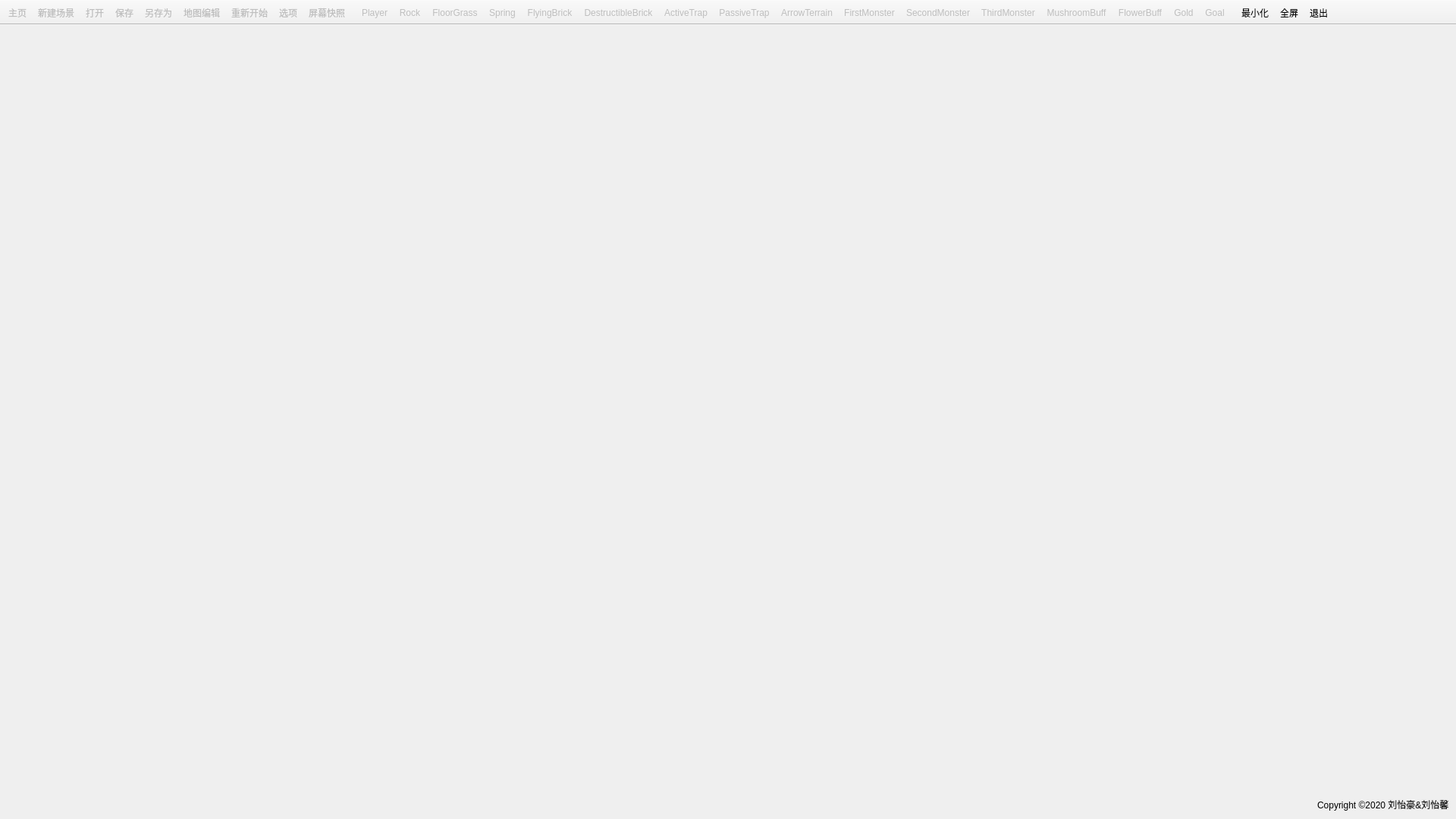
<?xml version="1.0" encoding="UTF-8"?>
<ui version="4.0">
 <class>MainWindow</class>
 <widget class="QMainWindow" name="MainWindow">
  <property name="geometry">
   <rect>
    <x>0</x>
    <y>0</y>
    <width>1920</width>
    <height>1080</height>
   </rect>
  </property>
  <property name="windowTitle">
   <string>MainWindow</string>
  </property>
  <widget class="QWidget" name="centralwidget">
   <layout class="QVBoxLayout" name="verticalLayout_2">
    <item>
     <widget class="Scene" name="scene" native="true">
      <property name="sizePolicy">
       <sizepolicy hsizetype="Preferred" vsizetype="Expanding">
        <horstretch>0</horstretch>
        <verstretch>0</verstretch>
       </sizepolicy>
      </property>
     </widget>
    </item>
    <item>
     <layout class="QHBoxLayout" name="horizontalLayout">
      <item>
       <widget class="QLabel" name="stateLabel">
        <property name="text">
         <string/>
        </property>
       </widget>
      </item>
      <item>
       <spacer name="horizontalSpacer_3">
        <property name="orientation">
         <enum>Qt::Horizontal</enum>
        </property>
        <property name="sizeHint" stdset="0">
         <size>
          <width>40</width>
          <height>20</height>
         </size>
        </property>
       </spacer>
      </item>
      <item>
       <widget class="QLabel" name="label">
        <property name="sizePolicy">
         <sizepolicy hsizetype="Preferred" vsizetype="Preferred">
          <horstretch>0</horstretch>
          <verstretch>0</verstretch>
         </sizepolicy>
        </property>
        <property name="text">
         <string>&lt;html&gt;&lt;head/&gt;&lt;body&gt;&lt;p&gt;Copyright &lt;span style=&quot; font-family:'Arial';&quot;&gt;&amp;copy;&lt;/span&gt;2020 刘怡豪&amp;amp;刘怡馨&lt;/p&gt;&lt;/body&gt;&lt;/html&gt;</string>
        </property>
       </widget>
      </item>
     </layout>
    </item>
   </layout>
  </widget>
  <widget class="QMenuBar" name="menubar">
   <property name="geometry">
    <rect>
     <x>0</x>
     <y>0</y>
     <width>1920</width>
     <height>23</height>
    </rect>
   </property>
  </widget>
  <widget class="QToolBar" name="action">
   <property name="enabled">
    <bool>false</bool>
   </property>
   <property name="windowTitle">
    <string>Buttons</string>
   </property>
   <property name="movable">
    <bool>false</bool>
   </property>
   <attribute name="toolBarArea">
    <enum>TopToolBarArea</enum>
   </attribute>
   <attribute name="toolBarBreak">
    <bool>false</bool>
   </attribute>
   <addaction name="actHome"/>
   <addaction name="actNew"/>
   <addaction name="actOpen"/>
   <addaction name="actSave"/>
   <addaction name="actSaveAs"/>
   <addaction name="actEdit"/>
   <addaction name="actRestart"/>
   <addaction name="actOption"/>
   <addaction name="actScreenShot"/>
  </widget>
  <widget class="QToolBar" name="sceneWidgets">
   <property name="enabled">
    <bool>false</bool>
   </property>
   <property name="windowTitle">
    <string>SceneWidgets</string>
   </property>
   <property name="movable">
    <bool>false</bool>
   </property>
   <attribute name="toolBarArea">
    <enum>TopToolBarArea</enum>
   </attribute>
   <attribute name="toolBarBreak">
    <bool>false</bool>
   </attribute>
   <addaction name="srcPlayer"/>
   <addaction name="srcRock"/>
   <addaction name="srcFloorGrass"/>
   <addaction name="srcSpring"/>
   <addaction name="srcFlyingBrick"/>
   <addaction name="srcDestructibleBrick"/>
   <addaction name="srcActiveTrap"/>
   <addaction name="srcPassiveTrap"/>
   <addaction name="srcArrowTerrain"/>
   <addaction name="srcFirstMonster"/>
   <addaction name="srcSecondMonster"/>
   <addaction name="srcThirdMonster"/>
   <addaction name="srcMushroomBuff"/>
   <addaction name="srcFlowerBuff"/>
   <addaction name="srcGold"/>
   <addaction name="srcGoal"/>
  </widget>
  <widget class="QToolBar" name="windowOptions">
   <property name="windowTitle">
    <string>windowOptions</string>
   </property>
   <property name="movable">
    <bool>false</bool>
   </property>
   <attribute name="toolBarArea">
    <enum>TopToolBarArea</enum>
   </attribute>
   <attribute name="toolBarBreak">
    <bool>false</bool>
   </attribute>
   <addaction name="actMinimize"/>
   <addaction name="actFullScreen"/>
   <addaction name="actExit"/>
  </widget>
  <action name="actExit">
   <property name="icon">
    <iconset resource="resource.qrc">
     <normaloff>:/icons/icon/exit.png</normaloff>:/icons/icon/exit.png</iconset>
   </property>
   <property name="text">
    <string>退出</string>
   </property>
   <property name="toolTip">
    <string>退出程序</string>
   </property>
  </action>
  <action name="actMaximize">
   <property name="icon">
    <iconset resource="resource.qrc">
     <normaloff>:/icons/icon/maximize.png</normaloff>:/icons/icon/maximize.png</iconset>
   </property>
   <property name="text">
    <string>最大化</string>
   </property>
   <property name="toolTip">
    <string>最大化窗口</string>
   </property>
  </action>
  <action name="actMinimize">
   <property name="icon">
    <iconset resource="resource.qrc">
     <normaloff>:/icons/icon/minimize.png</normaloff>:/icons/icon/minimize.png</iconset>
   </property>
   <property name="text">
    <string>最小化</string>
   </property>
   <property name="toolTip">
    <string>最小化窗口</string>
   </property>
  </action>
  <action name="actEdit">
   <property name="checkable">
    <bool>true</bool>
   </property>
   <property name="icon">
    <iconset resource="resource.qrc">
     <normaloff>:/icons/icon/edit.png</normaloff>:/icons/icon/edit.png</iconset>
   </property>
   <property name="text">
    <string>地图编辑</string>
   </property>
   <property name="toolTip">
    <string>编辑地图</string>
   </property>
   <property name="shortcut">
    <string>Ctrl+E</string>
   </property>
  </action>
  <action name="actOpen">
   <property name="icon">
    <iconset resource="resource.qrc">
     <normaloff>:/icons/icon/open.png</normaloff>:/icons/icon/open.png</iconset>
   </property>
   <property name="text">
    <string>打开</string>
   </property>
   <property name="toolTip">
    <string>打开地图</string>
   </property>
  </action>
  <action name="actSave">
   <property name="icon">
    <iconset resource="resource.qrc">
     <normaloff>:/icons/icon/save.png</normaloff>:/icons/icon/save.png</iconset>
   </property>
   <property name="text">
    <string>保存</string>
   </property>
   <property name="toolTip">
    <string>保存地图</string>
   </property>
   <property name="shortcut">
    <string>Ctrl+S</string>
   </property>
  </action>
  <action name="actScreenShot">
   <property name="icon">
    <iconset resource="resource.qrc">
     <normaloff>:/icons/icon/screeshot.png</normaloff>:/icons/icon/screeshot.png</iconset>
   </property>
   <property name="text">
    <string>屏幕快照</string>
   </property>
   <property name="toolTip">
    <string>截图保存</string>
   </property>
   <property name="shortcut">
    <string>Ctrl+P</string>
   </property>
  </action>
  <action name="actOption">
   <property name="icon">
    <iconset resource="resource.qrc">
     <normaloff>:/icons/icon/option.png</normaloff>:/icons/icon/option.png</iconset>
   </property>
   <property name="text">
    <string>选项</string>
   </property>
   <property name="toolTip">
    <string>设置</string>
   </property>
  </action>
  <action name="actFullScreen">
   <property name="icon">
    <iconset resource="resource.qrc">
     <normaloff>:/icons/icon/fullscreen.png</normaloff>:/icons/icon/fullscreen.png</iconset>
   </property>
   <property name="text">
    <string>全屏</string>
   </property>
   <property name="toolTip">
    <string>全屏显示</string>
   </property>
   <property name="shortcut">
    <string>Ctrl+L</string>
   </property>
  </action>
  <action name="actSaveAs">
   <property name="icon">
    <iconset resource="resource.qrc">
     <normaloff>:/icons/icon/saveAs.png</normaloff>:/icons/icon/saveAs.png</iconset>
   </property>
   <property name="text">
    <string>另存为</string>
   </property>
   <property name="toolTip">
    <string>另存地图</string>
   </property>
   <property name="shortcut">
    <string>Ctrl+Shift+S</string>
   </property>
  </action>
  <action name="srcPlayer">
   <property name="checkable">
    <bool>true</bool>
   </property>
   <property name="icon">
    <iconset resource="resource.qrc">
     <normaloff>:/images/player/images/player/mario.png</normaloff>:/images/player/images/player/mario.png</iconset>
   </property>
   <property name="text">
    <string>Player</string>
   </property>
   <property name="toolTip">
    <string>放置人物</string>
   </property>
   <property name="shortcut">
    <string>1</string>
   </property>
  </action>
  <action name="srcRock">
   <property name="checkable">
    <bool>true</bool>
   </property>
   <property name="icon">
    <iconset resource="resource.qrc">
     <normaloff>:/images/terrain/ground/images/terrain/ground/rock.png</normaloff>:/images/terrain/ground/images/terrain/ground/rock.png</iconset>
   </property>
   <property name="text">
    <string>Rock</string>
   </property>
   <property name="toolTip">
    <string>放置岩石</string>
   </property>
   <property name="shortcut">
    <string>2</string>
   </property>
  </action>
  <action name="srcFloorGrass">
   <property name="checkable">
    <bool>true</bool>
   </property>
   <property name="icon">
    <iconset resource="resource.qrc">
     <normaloff>:/images/terrain/ground/images/terrain/ground/floorGrass.png</normaloff>:/images/terrain/ground/images/terrain/ground/floorGrass.png</iconset>
   </property>
   <property name="text">
    <string>FloorGrass</string>
   </property>
   <property name="toolTip">
    <string>放置草坪</string>
   </property>
   <property name="shortcut">
    <string>3</string>
   </property>
  </action>
  <action name="srcSpring">
   <property name="checkable">
    <bool>true</bool>
   </property>
   <property name="icon">
    <iconset resource="resource.qrc">
     <normaloff>:/images/terrain/images/terrain/spring.png</normaloff>:/images/terrain/images/terrain/spring.png</iconset>
   </property>
   <property name="text">
    <string>Spring</string>
   </property>
   <property name="toolTip">
    <string>放置弹簧</string>
   </property>
   <property name="shortcut">
    <string>4</string>
   </property>
  </action>
  <action name="srcFlyingBrick">
   <property name="checkable">
    <bool>true</bool>
   </property>
   <property name="icon">
    <iconset resource="resource.qrc">
     <normaloff>:/images/terrain/images/terrain/flyingBrick.png</normaloff>:/images/terrain/images/terrain/flyingBrick.png</iconset>
   </property>
   <property name="text">
    <string>FlyingBrick</string>
   </property>
   <property name="toolTip">
    <string>放置飞行砖块</string>
   </property>
   <property name="shortcut">
    <string>5</string>
   </property>
  </action>
  <action name="srcDestructibleBrick">
   <property name="checkable">
    <bool>true</bool>
   </property>
   <property name="icon">
    <iconset resource="resource.qrc">
     <normaloff>:/images/terrain/images/terrain/destuctibleBrick.png</normaloff>:/images/terrain/images/terrain/destuctibleBrick.png</iconset>
   </property>
   <property name="text">
    <string>DestructibleBrick</string>
   </property>
   <property name="toolTip">
    <string>放置可破坏的岩石</string>
   </property>
   <property name="shortcut">
    <string>6</string>
   </property>
  </action>
  <action name="srcActiveTrap">
   <property name="checkable">
    <bool>true</bool>
   </property>
   <property name="icon">
    <iconset resource="resource.qrc">
     <normaloff>:/images/trap/images/trap/activeTrap.jpg</normaloff>:/images/trap/images/trap/activeTrap.jpg</iconset>
   </property>
   <property name="text">
    <string>ActiveTrap</string>
   </property>
   <property name="toolTip">
    <string>放置主动陷阱</string>
   </property>
   <property name="shortcut">
    <string>7</string>
   </property>
  </action>
  <action name="srcPassiveTrap">
   <property name="checkable">
    <bool>true</bool>
   </property>
   <property name="icon">
    <iconset resource="resource.qrc">
     <normaloff>:/images/trap/images/trap/passiveTrap.jpg</normaloff>:/images/trap/images/trap/passiveTrap.jpg</iconset>
   </property>
   <property name="text">
    <string>PassiveTrap</string>
   </property>
   <property name="toolTip">
    <string>放置被动陷阱</string>
   </property>
   <property name="shortcut">
    <string>8</string>
   </property>
  </action>
  <action name="srcFirstMonster">
   <property name="checkable">
    <bool>true</bool>
   </property>
   <property name="icon">
    <iconset resource="resource.qrc">
     <normaloff>:/images/monster/images/monster/monster1.png</normaloff>:/images/monster/images/monster/monster1.png</iconset>
   </property>
   <property name="text">
    <string>FirstMonster</string>
   </property>
   <property name="toolTip">
    <string>放置第一种怪物</string>
   </property>
   <property name="shortcut">
    <string>Q</string>
   </property>
  </action>
  <action name="srcSecondMonster">
   <property name="checkable">
    <bool>true</bool>
   </property>
   <property name="icon">
    <iconset resource="resource.qrc">
     <normaloff>:/images/monster/images/monster/monster2.png</normaloff>:/images/monster/images/monster/monster2.png</iconset>
   </property>
   <property name="text">
    <string>SecondMonster</string>
   </property>
   <property name="toolTip">
    <string>放置第二种怪物</string>
   </property>
   <property name="shortcut">
    <string>W</string>
   </property>
  </action>
  <action name="srcThirdMonster">
   <property name="checkable">
    <bool>true</bool>
   </property>
   <property name="icon">
    <iconset resource="resource.qrc">
     <normaloff>:/images/monster/images/monster/monster3.png</normaloff>:/images/monster/images/monster/monster3.png</iconset>
   </property>
   <property name="text">
    <string>ThirdMonster</string>
   </property>
   <property name="toolTip">
    <string>放置第三种怪物</string>
   </property>
   <property name="shortcut">
    <string>E</string>
   </property>
  </action>
  <action name="srcMushroomBuff">
   <property name="checkable">
    <bool>true</bool>
   </property>
   <property name="icon">
    <iconset resource="resource.qrc">
     <normaloff>:/images/buff/images/buff/mushroomBuff.png</normaloff>:/images/buff/images/buff/mushroomBuff.png</iconset>
   </property>
   <property name="text">
    <string>MushroomBuff</string>
   </property>
   <property name="toolTip">
    <string>放置蘑菇类Buff</string>
   </property>
   <property name="shortcut">
    <string>R</string>
   </property>
  </action>
  <action name="srcFlowerBuff">
   <property name="checkable">
    <bool>true</bool>
   </property>
   <property name="icon">
    <iconset resource="resource.qrc">
     <normaloff>:/images/buff/images/buff/flowerBuff.png</normaloff>:/images/buff/images/buff/flowerBuff.png</iconset>
   </property>
   <property name="text">
    <string>FlowerBuff</string>
   </property>
   <property name="toolTip">
    <string>放置花朵类Buff</string>
   </property>
   <property name="shortcut">
    <string>T</string>
   </property>
  </action>
  <action name="srcArrowTerrain">
   <property name="checkable">
    <bool>true</bool>
   </property>
   <property name="checked">
    <bool>false</bool>
   </property>
   <property name="icon">
    <iconset resource="resource.qrc">
     <normaloff>:/images/trap/images/trap/arrowTrap.jpg</normaloff>:/images/trap/images/trap/arrowTrap.jpg</iconset>
   </property>
   <property name="text">
    <string>ArrowTerrain</string>
   </property>
   <property name="toolTip">
    <string>放置弓箭陷阱</string>
   </property>
   <property name="shortcut">
    <string>9</string>
   </property>
  </action>
  <action name="srcGold">
   <property name="checkable">
    <bool>true</bool>
   </property>
   <property name="icon">
    <iconset resource="resource.qrc">
     <normaloff>:/images/gold/images/gold/gold.png</normaloff>:/images/gold/images/gold/gold.png</iconset>
   </property>
   <property name="text">
    <string>Gold</string>
   </property>
   <property name="toolTip">
    <string>放置金币</string>
   </property>
   <property name="shortcut">
    <string>Y</string>
   </property>
  </action>
  <action name="srcGoal">
   <property name="checkable">
    <bool>true</bool>
   </property>
   <property name="icon">
    <iconset resource="resource.qrc">
     <normaloff>:/images/goal/images/goal/goal.jpg</normaloff>:/images/goal/images/goal/goal.jpg</iconset>
   </property>
   <property name="text">
    <string>Goal</string>
   </property>
   <property name="toolTip">
    <string>放置终点</string>
   </property>
   <property name="shortcut">
    <string>U</string>
   </property>
  </action>
  <action name="actNew">
   <property name="icon">
    <iconset resource="resource.qrc">
     <normaloff>:/icons/icon/new.png</normaloff>:/icons/icon/new.png</iconset>
   </property>
   <property name="text">
    <string>新建场景</string>
   </property>
   <property name="toolTip">
    <string>新建一个场景</string>
   </property>
   <property name="shortcut">
    <string>Ctrl+N</string>
   </property>
  </action>
  <action name="actRestart">
   <property name="icon">
    <iconset resource="resource.qrc">
     <normaloff>:/icons/icon/restart.png</normaloff>:/icons/icon/restart.png</iconset>
   </property>
   <property name="text">
    <string>重新开始</string>
   </property>
   <property name="toolTip">
    <string>重新开始当前游戏</string>
   </property>
   <property name="shortcut">
    <string>Ctrl+R</string>
   </property>
  </action>
  <action name="actHome">
   <property name="icon">
    <iconset resource="resource.qrc">
     <normaloff>:/icons/icon/home.png</normaloff>:/icons/icon/home.png</iconset>
   </property>
   <property name="text">
    <string>主页</string>
   </property>
   <property name="toolTip">
    <string>回到开始界面</string>
   </property>
  </action>
 </widget>
 <customwidgets>
  <customwidget>
   <class>Scene</class>
   <extends>QWidget</extends>
   <header>scene.h</header>
   <container>1</container>
  </customwidget>
 </customwidgets>
 <resources>
  <include location="resource.qrc"/>
 </resources>
 <connections>
  <connection>
   <sender>actExit</sender>
   <signal>triggered()</signal>
   <receiver>MainWindow</receiver>
   <slot>close()</slot>
   <hints>
    <hint type="sourcelabel">
     <x>-1</x>
     <y>-1</y>
    </hint>
    <hint type="destinationlabel">
     <x>399</x>
     <y>299</y>
    </hint>
   </hints>
  </connection>
  <connection>
   <sender>actMaximize</sender>
   <signal>triggered()</signal>
   <receiver>MainWindow</receiver>
   <slot>showMaximized()</slot>
   <hints>
    <hint type="sourcelabel">
     <x>-1</x>
     <y>-1</y>
    </hint>
    <hint type="destinationlabel">
     <x>399</x>
     <y>299</y>
    </hint>
   </hints>
  </connection>
  <connection>
   <sender>actMinimize</sender>
   <signal>triggered()</signal>
   <receiver>MainWindow</receiver>
   <slot>showMinimized()</slot>
   <hints>
    <hint type="sourcelabel">
     <x>-1</x>
     <y>-1</y>
    </hint>
    <hint type="destinationlabel">
     <x>399</x>
     <y>299</y>
    </hint>
   </hints>
  </connection>
  <connection>
   <sender>actFullScreen</sender>
   <signal>triggered()</signal>
   <receiver>MainWindow</receiver>
   <slot>showFullScreen()</slot>
   <hints>
    <hint type="sourcelabel">
     <x>-1</x>
     <y>-1</y>
    </hint>
    <hint type="destinationlabel">
     <x>959</x>
     <y>539</y>
    </hint>
   </hints>
  </connection>
 </connections>
</ui>
